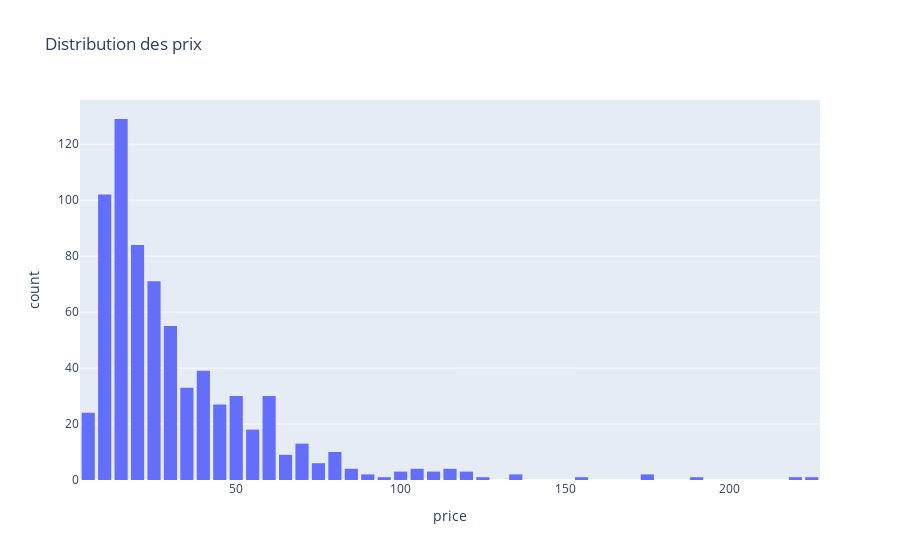

The code cell stored with this chart in its notebook:
### Code cell
# Création de l'histogramme de répartition des prix


fig = px.histogram(df_web_erp, x='price', title='Distribution des prix')
fig.update_layout(bargap=0.2) 

fig.show()

### Figure 1 — Plotly figure (JSON) as saved in the notebook; plotly's stock layout.template omitted (floating-point values rounded to 4 significant figures; data arrays with more than 128 entries replaced by an {"elided": "..."} marker saying what was removed)
{"data": [{"alignmentgroup": "True", "bingroup": "x", "hovertemplate": "price=%{x}<br>count=%{y}<extra></extra>", "legendgroup": "", "marker": {"color": "#636efa", "pattern": {"shape": ""}}, "name": "", "offsetgroup": "", "orientation": "v", "showlegend": false, "type": "histogram", "x": {"elided": "713 float values"}, "xaxis": "x", "yaxis": "y"}], "layout": {"bargap": 0.2, "barmode": "relative", "legend": {"tracegroupgap": 0}, "title": {"text": "Distribution des prix"}, "xaxis": {"anchor": "y", "domain": [0, 1], "title": {"text": "price"}}, "yaxis": {"anchor": "x", "domain": [0, 1], "title": {"text": "count"}}}}
